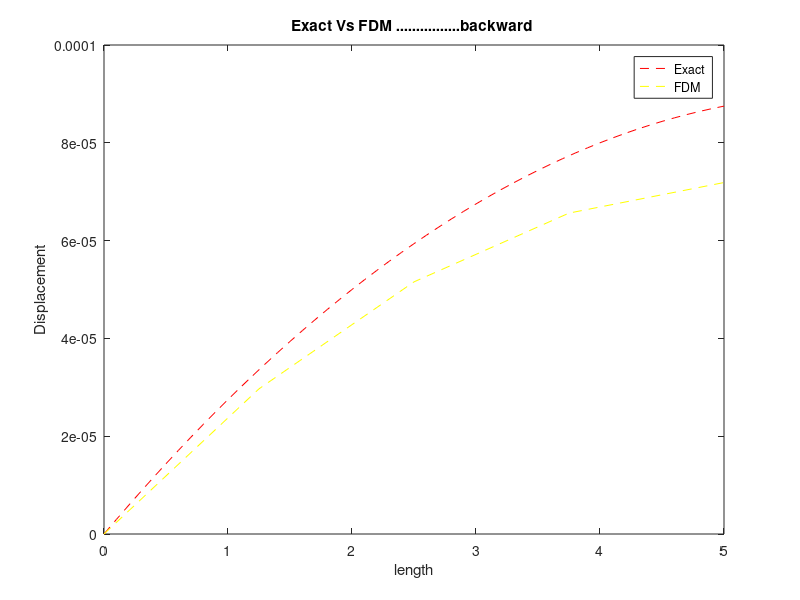
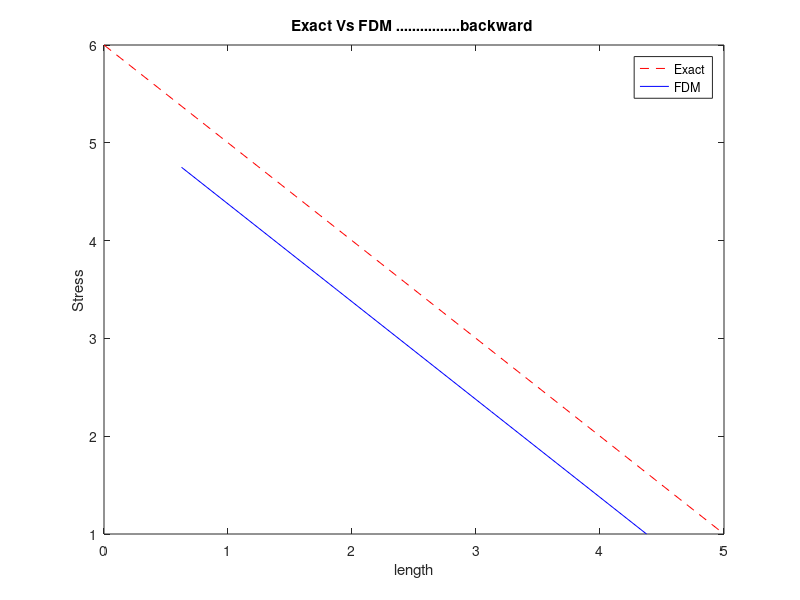

The MATLAB script that drew these images, in order:
%%%%%%%%%%%%  Code has been done for Numericalmethode applied to
%%%%%%%%%%%%  Problem1(DIFF equations)
%%%%%%%%%%%%  It uses forward and backward difference---can include
%%%%%%%%%%%%  central difference using conditional statements while
%%%%%%%%%%%%  creating w matrix and rHs..................... %%%%%%%%%%%%






close all;
clear all;
clc;

%%%%%%%%% Reading the input parameters %%%%%%%%%%%%%%%%%%%%%%%%%%%%%%%%%%%%

 P = input('Enter the value of applied force');
 l = input('Enter the length of the bar');
 A = input('Enter the area of cross section');
 q = input('Enter the value of q');
 x=0:.1:l;
 E = 2*10^5;
 
 %%%%%%%%%%% Calculating displacement and Sigma using Exact Equation %%%%%%%%%%%
 
 displacement = (P/(E*A))*x + (q/(E*A))*(x.*(l-(x/2)));
 sigma= (P/A)+(q/A)*(l-x);
 
 %pause;
%%%%%%%%%%%%%%      Creat Matrix   %%%%%%%%%%%%%%%
 
 a=[1 0 0 ];
 b=[0 -1 1];
 c=[1 -2 1];
w=[]; 
n = input('Enter the number of nodes');
w(1,:)=[a zeros(1,n-3)];
w(2,:)=[c zeros(1,n-3)];
w(n,:)=[zeros(1,n-3) b];

for i= 3:n-1
    h= w(i,:);
    h(i-1:i+1)=c;
    w(i,:)=h;
end
%%%%%%%%%%%%%%      Creat rHs Matrix   %%%%%%%%%%%%%%%
atForward = (-q*(l^2))/((n-1)^2*E*A);
atBackward = ((P*l)/((n-1)*E*A));

rHs=[];
rHs(1,:)=0;
rHs(n,:)=atBackward;
rHs(2:n-1)=atForward;

%%%%%%%%%%%%% Find and plot  Displacement using  Numerical methode %%%%%
displacementNumerical = inv(w)*rHs;
y=0:(l/(n-1)):l
plot(x,displacement,'r--',y,displacementNumerical,'y--');
title('Exact Vs FDM ................backward ');
xlabel('length');
ylabel('Displacement');
legend('Exact','FDM');

 for i=1:(n-1)
     sigmaNumerical(i)= E*((displacementNumerical(i+1)-displacementNumerical(i))/(l/(n-1)));
     z(i) = (y(i+1)+y(i))/2;
 end
 figure;
 plot(x,sigma,'r--',z,sigmaNumerical,'b-');
 title('Exact Vs FDM ................backward ');
xlabel('length');
ylabel('Stress');
legend('Exact','FDM');

 
 
     
     
     
     
     